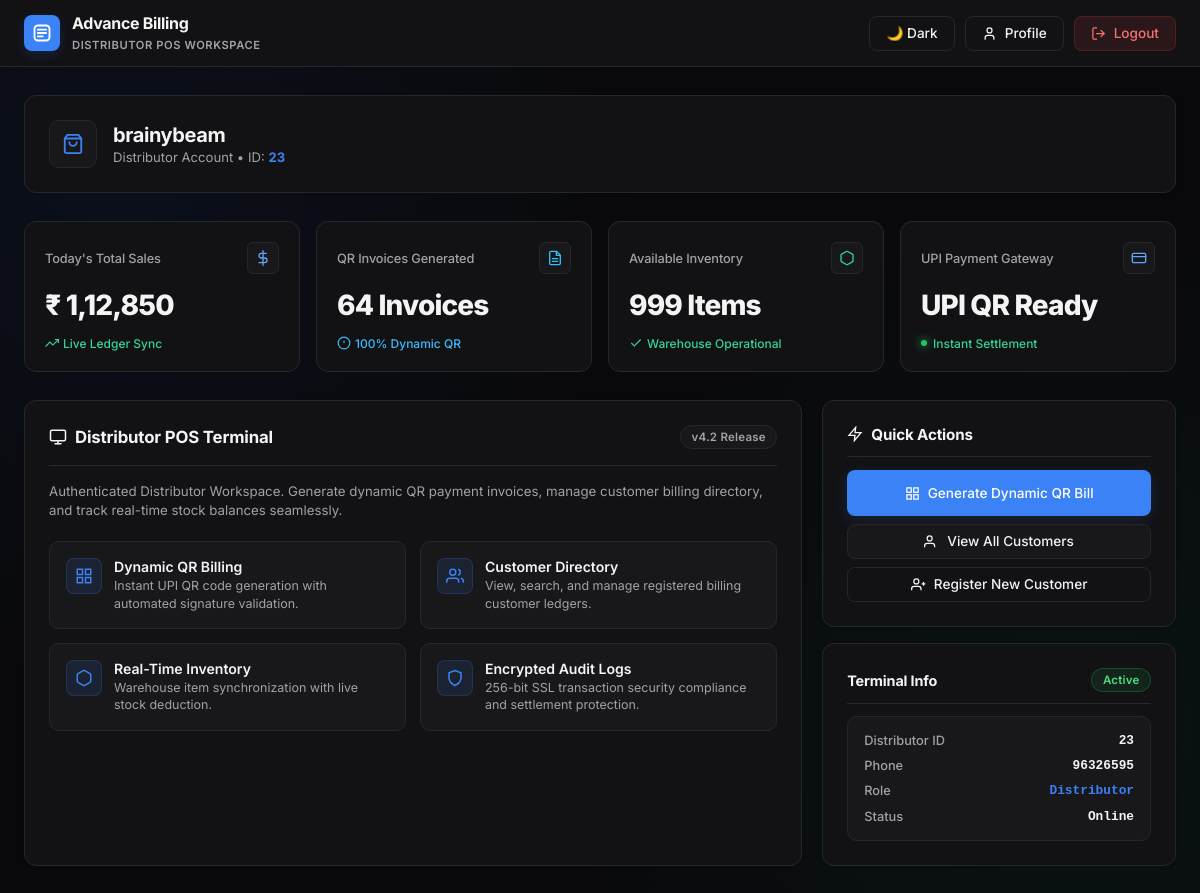
/distributor-dashboard/ (signed in), run on the app's committed database.
### billing/models.py (models this page shows, shortened)
class User(models.Model):
    name = models.CharField(max_length=100, blank=True)
    email = models.EmailField(unique=True)
    password = models.CharField(max_length=255)
    phone = models.CharField(max_length=20, blank=True, null=True)
    distributor_id = models.CharField(max_length=50, blank=True, null=True, unique=True)
    company_name = models.CharField(max_length=150, blank=True)
    usertype = models.CharField(max_length=20, default='distributor')  # 'distributor' or 'admin'
    today_sales = models.DecimalField(max_digits=12, decimal_places=2, default=0.00)
    available_inventory = models.IntegerField(default=1000)

### billing/views.py (the view)
# urls.py: path('distributor-dashboard/', views.distributor_dashboard, name='distributor_dashboard'),
def distributor_dashboard(request):
    try:
        user_id = request.session.get('user_id')
        if not user_id:
            return redirect('index')
        user = User.objects.get(id=user_id, usertype='distributor')
        return render(request, 'billing/distributor-dashboard.html', {'user': user, 'profile': user})
    except User.DoesNotExist:
        messages.error(request, "Access restricted to Distributors only..!")
        return redirect('index')
    except Exception:
        return redirect('index')

### billing/templates/billing/distributor-dashboard.html (shortened to what this page needs)
{% load static %}
<!DOCTYPE html>
<html lang="en">
<head>
    <link rel="stylesheet" href="{% static 'assets/css/styles.css' %}?v=2">
</head>
<body class="theme-distributor">
    <header class="top-navbar">
        <div class="nav-inner">
            <a href="{% url 'distributor_dashboard' %}" class="brand-container">
                <div class="brand-icon">
                    <svg width="20" height="20" viewBox="0 0 24 24" fill="none" stroke="currentColor" stroke-width="2.2" stroke-linecap="round" stroke-linejoin="round">
                        <rect x="3" y="3" width="18" height="18" rx="4" />
                        <path d="M7 8h10" />
                        <path d="M7 12h10" />
                        <path d="M7 16h6" />
                    </svg>
                </div>
                <div class="brand-titles">
                    <h1>Advance Billing</h1>
                    <span>Distributor POS Workspace</span>
                </div>
            </a>
            <div class="nav-actions">
                <button type="button" id="theme-toggle-btn" class="btn-shadcn btn-outline" onclick="App.toggleTheme()">
                </button>
                <a href="{% url 'distributor_profile' %}" class="btn-shadcn btn-outline">
                    <svg width="15" height="15" viewBox="0 0 24 24" fill="none" stroke="currentColor" stroke-width="2" stroke-linecap="round" stroke-linejoin="round">
                        <path d="M19 21v-2a4 4 0 0 0-4-4H9a4 4 0 0 0-4 4v2"/>
                        <circle cx="12" cy="7" r="4"/>
                    </svg>
                    <span>Profile</span>
                </a>
                <a href="{% url 'logout' %}" class="btn-shadcn btn-destructive">
                    <svg width="15" height="15" viewBox="0 0 24 24" fill="none" stroke="currentColor" stroke-width="2" stroke-linecap="round" stroke-linejoin="round">
                        <path d="M9 21H5a2 2 0 0 1-2-2V5a2 2 0 0 1 2-2h4"/>
                        <polyline points="16 17 21 12 16 7"/>
                        <line x1="21" y1="12" x2="9" y2="12"/>
                    </svg>
                    <span>Logout</span>
                </a>
            </div>
        </div>
    </header>
    <main class="dashboard-container">
        <div class="shadcn-card">
            <div class="hero-banner">
                <div class="user-identity">
                    <div class="avatar-ring">
                        <svg width="22" height="22" viewBox="0 0 24 24" fill="none" stroke="currentColor" stroke-width="2" stroke-linecap="round" stroke-linejoin="round">
                            <path d="M6 2 3 6v14a2 2 0 0 0 2 2h14a2 2 0 0 0 2-2V6l-3-4Z"/>
                            <path d="M3 6h18"/>
                            <path d="M16 10a4 4 0 0 1-8 0"/>
                        </svg>
                    </div>
                    <div class="user-meta">
                        <h2 id="distributor-name">{{ profile.company_name|default:request.user.username }}</h2>
                        <p>Distributor Account &bull; ID: <strong style="color: var(--dist-primary);">{{ profile.distributor_id }}</strong></p>
                    </div>
                </div>
            </div>
        </div>
        <div class="metrics-grid">
            <div class="metric-card">
                <div class="metric-top">
                    <span class="metric-label">Today's Total Sales</span>
                    <div class="metric-icon text-blue">
                        <svg width="16" height="16" viewBox="0 0 24 24" fill="none" stroke="currentColor" stroke-width="2" stroke-linecap="round" stroke-linejoin="round">
                            <line x1="12" y1="1" x2="12" y2="23"/>
                            <path d="M17 5H9.5a3.5 3.5 0 0 0 0 7h5a3.5 3.5 0 0 1 0 7H6"/>
                        </svg>
                    </div>
                </div>
                <div class="metric-number">₹ {{ profile.today_sales|default:"1,12,850" }}</div>
                <div class="metric-foot text-emerald">
                    <svg width="14" height="14" viewBox="0 0 24 24" fill="none" stroke="currentColor" stroke-width="2"><polyline points="23 6 13.5 15.5 8.5 10.5 1 18"/><polyline points="17 6 23 6 23 12"/></svg>
                    <span>Live Ledger Sync</span>
                </div>
            </div>
            <div class="metric-card">
                <div class="metric-top">
                    <span class="metric-label">QR Invoices Generated</span>
                    <div class="metric-icon text-cyan">
                    </div>
                </div>
                <div class="metric-number">64 Invoices</div>
                <div class="metric-foot text-cyan">
                    <svg width="14" height="14" viewBox="0 0 24 24" fill="none" stroke="currentColor" stroke-width="2"><circle cx="12" cy="12" r="10"/><line x1="12" y1="8" x2="12" y2="12"/><line x1="12" y1="16" x2="12.01" y2="16"/></svg>
                    <span>100% Dynamic QR</span>
                </div>
            </div>
            <div class="metric-card">
                <div class="metric-top">
                    <span class="metric-label">Available Inventory</span>
                    <div class="metric-icon text-emerald">
                        <svg width="16" height="16" viewBox="0 0 24 24" fill="none" stroke="currentColor" stroke-width="2" stroke-linecap="round" stroke-linejoin="round">
                            <path d="M21 16V8a2 2 0 0 0-1-1.73l-7-4a2 2 0 0 0-2 0l-7 4A2 2 0 0 0 3 8v8a2 2 0 0 0 1 1.73l7 4a2 2 0 0 0 2 0l7-4A2 2 0 0 0 21 16z"/>
                        </svg>
                    </div>
                </div>
                <div class="metric-number">{{ profile.available_inventory|default:"2,840" }} Items</div>
                <div class="metric-foot text-emerald">
                    <svg width="14" height="14" viewBox="0 0 24 24" fill="none" stroke="currentColor" stroke-width="2"><polyline points="20 6 9 17 4 12"/></svg>
                    <span>Warehouse Operational</span>
                </div>
            </div>
            <div class="metric-card">
                <div class="metric-top">
                    <span class="metric-label">UPI Payment Gateway</span>
                    <div class="metric-icon text-blue">
                        <svg width="16" height="16" viewBox="0 0 24 24" fill="none" stroke="currentColor" stroke-width="2" stroke-linecap="round" stroke-linejoin="round">
                            <rect x="2" y="5" width="20" height="14" rx="2"/>
                            <line x1="2" y1="10" x2="22" y2="10"/>
                        </svg>
                    </div>
                </div>
                <div class="metric-number">UPI QR Ready</div>
                <div class="metric-foot text-emerald">
                    <span class="pulse-dot" style="margin-right: 2px;"></span>
                    <span>Instant Settlement</span>
                </div>
            </div>
        </div>
        <div class="content-grid">
            <div class="shadcn-card">
                <div class="card-header-styled">
                    <div class="card-title">
                        <svg width="18" height="18" viewBox="0 0 24 24" fill="none" stroke="currentColor" stroke-width="2" stroke-linecap="round" stroke-linejoin="round">
                            <rect x="2" y="3" width="20" height="14" rx="2" ry="2"/>
                            <line x1="8" y1="21" x2="16" y2="21"/>
                            <line x1="12" y1="17" x2="12" y2="21"/>
                        </svg>
                        <span>Distributor POS Terminal</span>
                    </div>
                    <span class="shadcn-badge">v4.2 Release</span>
                </div>
                <p class="card-desc">
                    Authenticated Distributor Workspace. Generate dynamic QR payment invoices, manage customer billing directory, and track real-time stock balances seamlessly.
                </p>
                <div class="features-list">
                    <div class="feature-item">
                        <div class="feature-icon-box">
                            <svg width="18" height="18" viewBox="0 0 24 24" fill="none" stroke="currentColor" stroke-width="2"><rect x="3" y="3" width="7" height="7"/><rect x="14" y="3" width="7" height="7"/><rect x="14" y="14" width="7" height="7"/><rect x="3" y="14" width="7" height="7"/></svg>
                        </div>
                        <div class="feature-details">
                            <h4>Dynamic QR Billing</h4>
                            <p>Instant UPI QR code generation with automated signature validation.</p>
                        </div>
                    </div>
                    <div class="feature-item">
                        <div class="feature-icon-box">
                            <svg width="18" height="18" viewBox="0 0 24 24" fill="none" stroke="currentColor" stroke-width="2"><path d="M17 21v-2a4 4 0 0 0-4-4H5a4 4 0 0 0-4 4v2"/><circle cx="9" cy="7" r="4"/><path d="M23 21v-2a4 4 0 0 0-3-3.87"/><path d="M16 3.13a4 4 0 0 1 0 7.75"/></svg>
                        </div>
                        <div class="feature-details">
                            <h4>Customer Directory</h4>
                            <p>View, search, and manage registered billing customer ledgers.</p>
                        </div>
                    </div>
                    <div class="feature-item">
                        <div class="feature-icon-box">
                            <svg width="18" height="18" viewBox="0 0 24 24" fill="none" stroke="currentColor" stroke-width="2"><path d="M21 16V8a2 2 0 0 0-1-1.73l-7-4a2 2 0 0 0-2 0l-7 4A2 2 0 0 0 3 8v8a2 2 0 0 0 1 1.73l7 4a2 2 0 0 0 2 0l7-4A2 2 0 0 0 21 16z"/></svg>
                        </div>
                        <div class="feature-details">
                            <h4>Real-Time Inventory</h4>
                            <p>Warehouse item synchronization with live stock deduction.</p>
                        </div>
                    </div>
                    <div class="feature-item">
                        <div class="feature-icon-box">
                            <svg width="18" height="18" viewBox="0 0 24 24" fill="none" stroke="currentColor" stroke-width="2"><path d="M12 22s8-4 8-10V5l-8-3-8 3v7c0 6 8 10 8 10z"/></svg>
                        </div>
                        <div class="feature-details">
                            <h4>Encrypted Audit Logs</h4>
                            <p>256-bit SSL transaction security compliance and settlement protection.</p>
                        </div>
                    </div>
                </div>
            </div>
            <div class="widget-stack">
                <div class="shadcn-card">
                    <div class="card-header-styled" style="margin-bottom: 0.85rem; padding-bottom: 0.75rem;">
                        <div class="card-title" style="font-size: 0.95rem;">
                            <svg width="16" height="16" viewBox="0 0 24 24" fill="none" stroke="currentColor" stroke-width="2"><polygon points="13 2 3 14 12 14 11 22 21 10 12 10 13 2"/></svg>
                            <span>Quick Actions</span>
                        </div>
                    </div>
                    <div style="display: flex; flex-direction: column; gap: 8px;">
                        <button class="btn-shadcn btn-primary" style="width: 100%; py: 0.65rem;" onclick="App.toast('Generating Dynamic Invoice QR...')">
                            <svg width="15" height="15" viewBox="0 0 24 24" fill="none" stroke="currentColor" stroke-width="2"><rect x="3" y="3" width="7" height="7"/><rect x="14" y="3" width="7" height="7"/><rect x="14" y="14" width="7" height="7"/><rect x="3" y="14" width="7" height="7"/></svg>
                            <span>Generate Dynamic QR Bill</span>
                        </button>
                        <a href="{% url 'customer_list' %}" class="btn-shadcn btn-secondary" style="width: 100%;">
                            <svg width="15" height="15" viewBox="0 0 24 24" fill="none" stroke="currentColor" stroke-width="2"><path d="M17 21v-2a4 4 0 0 0-4-4H5a4 4 0 0 0-4 4v2"/><circle cx="9" cy="7" r="4"/></svg>
                            <span>View All Customers</span>
                        </a>
                        <a href="{% url 'add_customer' %}" class="btn-shadcn btn-outline" style="width: 100%;">
                            <svg width="15" height="15" viewBox="0 0 24 24" fill="none" stroke="currentColor" stroke-width="2"><path d="M16 21v-2a4 4 0 0 0-4-4H5a4 4 0 0 0-4 4v2"/><circle cx="8.5" cy="7" r="4"/><line x1="20" y1="8" x2="20" y2="14"/><line x1="23" y1="11" x2="17" y2="11"/></svg>
                            <span>Register New Customer</span>
                        </a>
                    </div>
                </div>
                <div class="shadcn-card">
                    <div class="card-header-styled" style="margin-bottom: 0.75rem; padding-bottom: 0.65rem;">
                        <div class="card-title" style="font-size: 0.9rem;">
                            <span>Terminal Info</span>
                        </div>
                        <span class="shadcn-badge badge-live">Active</span>
                    </div>
                    <div class="status-box">
                        <div class="status-box-row">
                            <span>Distributor ID</span>
                            <span>{{ profile.distributor_id }}</span>
                        </div>
                        <div class="status-box-row">
                            <span>Phone</span>
                            <span>{{ profile.phone|default:"Connected" }}</span>
                        </div>
                        <div class="status-box-row">
                            <span>Role</span>
                            <span style="color: var(--dist-primary);">Distributor</span>
                        </div>
                        <div class="status-box-row">
                            <span>Status</span>
                            <span class="text-emerald">Online</span>
                        </div>
                    </div>
                </div>
            </div>
        </div>
    </main>
</body>
</html>

### data on the page
User: company_name "brainybeam", distributor_id "23", today_sales "1,12,850", available_inventory "999", phone "96326595"
